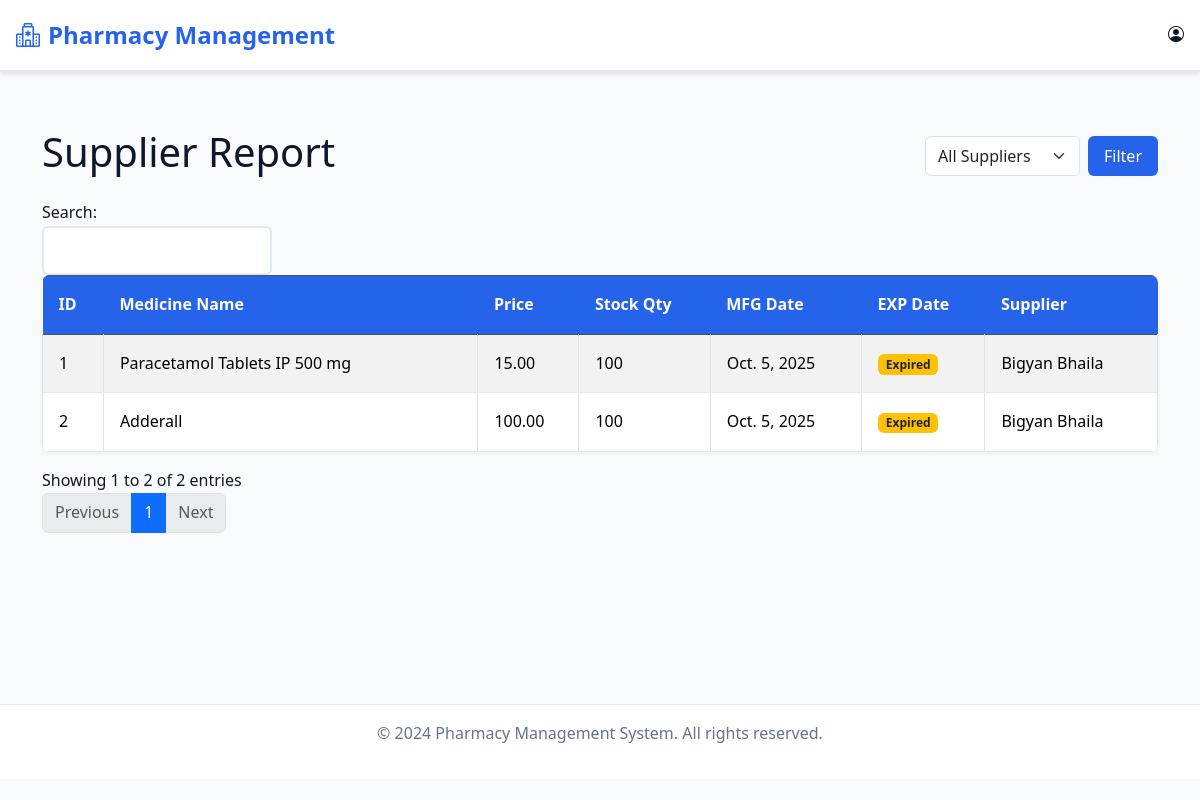
Before: /supplier/supplier_report/ with the older database file.
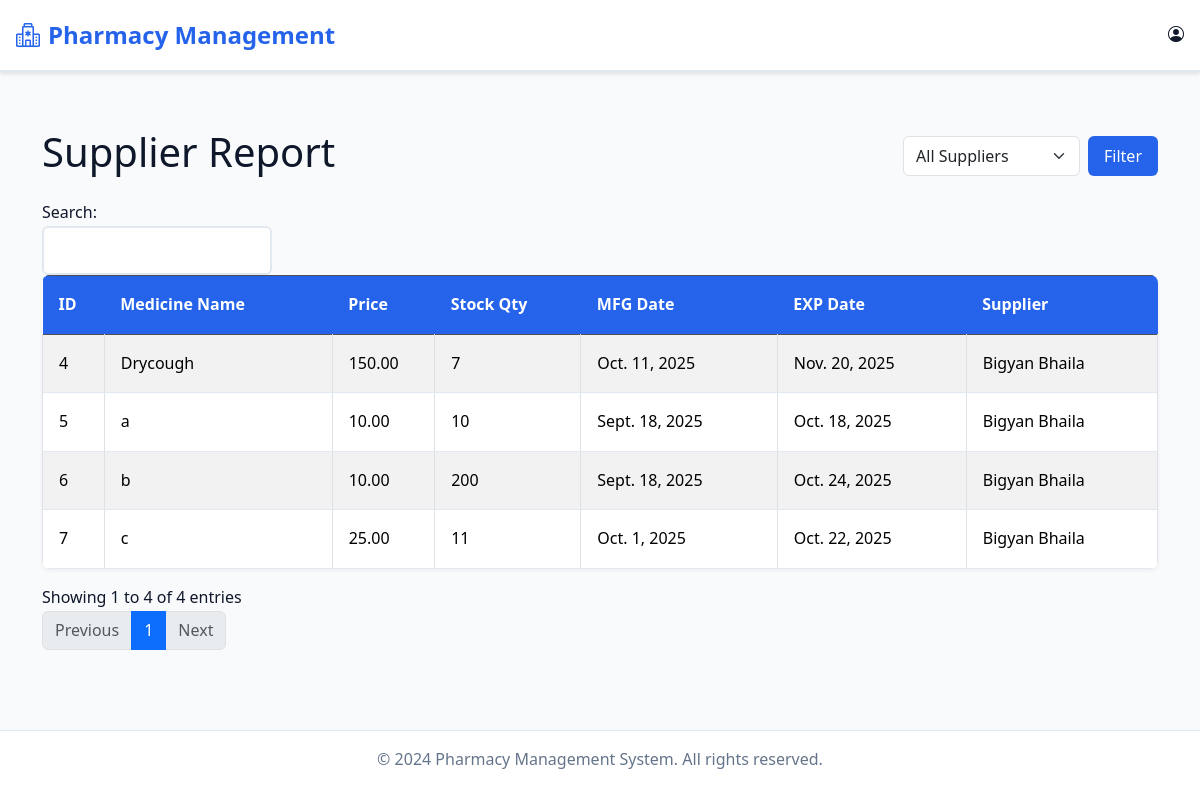
After: the same page with the newer database file.
### medicine/models.py (models this page shows, shortened)
class Medicine(models.Model):
    medicine_id = models.AutoField(primary_key=True)   # custom PK
    name = models.CharField(max_length=100)
    brand_name = models.CharField(max_length=100)
    CATEGORY_CHOICES = [
        ("tablet/capsule", "Tablet/Capsule"),
        ("liquid", "Liquid"),
        ("patch", "Patch"),
        ("cream", "Topical Cream"),
    ]
    category = models.CharField(max_length=20, choices=CATEGORY_CHOICES, default="tablet/capsule")
    mfg_date = models.DateField()
    exp_date = models.DateField()
    price = models.DecimalField(max_digits=10, decimal_places=2)
    stock_qty = models.PositiveIntegerField(default=0)
    supplier = models.ForeignKey(Supplier, on_delete=models.CASCADE, related_name="medicines")

### supplier/models.py (models this page shows, shortened)
class Supplier(models.Model):
    id = models.AutoField(primary_key=True)   # auto increment id
    name = models.CharField(max_length=100)
    contact = models.CharField(max_length=20)
    address = models.TextField()

### supplier/views.py (the view)
# urls.py: path('supplier_report/', views.supplier_report, name='supplier_report'),
def supplier_report(request):
    today = timezone.now().date()
    supplier_id = request.GET.get('supplier')
    if supplier_id:
        medicines = Medicine.objects.filter(supplier_id=supplier_id).select_related('supplier')
    else:
        medicines = Medicine.objects.all().select_related('supplier')
    suppliers = Supplier.objects.all()
    context = {
        'medicines': medicines,
        'suppliers': suppliers,
        'selected_supplier': int(supplier_id) if supplier_id else None,
        'today': today
    }
    return render(request, 'admin/supplier/supplier_report.html', context)

### templates/admin/supplier/supplier_report.html (shortened to what this page needs)
{% extends 'admin/base.html' %}
{% block content %}
<div class="container mt-4">
    <div class="d-flex justify-content-between align-items-center mb-3">
        <h1>Supplier Report</h1>
        <form method="get" class="d-flex">
            <select name="supplier" class="form-select me-2">
                <option value="">All Suppliers</option>
            </select>
            <button class="btn btn-primary">Filter</button>
        </form>
    </div>
    <table id="supplierTable" class="table table-striped table-bordered">
        <thead class="table-dark">
            <tr>
                <th>ID</th>
                <th>Medicine Name</th>
                <th>Price</th>
                <th>Stock Qty</th>
                <th>MFG Date</th>
                <th>EXP Date</th>
                <th>Supplier</th>
            </tr>
        </thead>
        <tbody>
            {% for med in medicines %}
            <tr>
                <td>{{ med.medicine_id }}</td>
                <td>{{ med.name }}</td>
                <td>{{ med.price }}</td>
                <td>
                    {% if med.stock_qty <= 0 %}
                        <span class="badge bg-danger">Out of Stock</span>
                    {% else %}
                        {{ med.stock_qty }}
                    {% endif %}
                </td>
                <td>{{ med.mfg_date }}</td>
                <td>
                    {% if med.exp_date < today %}
                        <span class="badge bg-warning text-dark">Expired</span>
                    {% else %}
                        {{ med.exp_date }}
                    {% endif %}
                </td>
                <td>{{ med.supplier.name }}</td>
            </tr>
            {% empty %}
            <tr>
                <td colspan="9" class="text-center">No data available.</td>
            </tr>
            {% endfor %}
        </tbody>
    </table>
</div>
{% endblock %}

Changed rows visible on the page:
removed Medicine: medicine_id "1", name "Paracetamol Tablets IP 500 mg", price "15.00", stock_qty "100", mfg_date "Oct. 5, 2025", exp_date "Expired", supplier.name "Bigyan Bhaila"
removed Medicine: medicine_id "2", name "Adderall", price "100.00", stock_qty "100", mfg_date "Oct. 5, 2025", exp_date "Expired", supplier.name "Bigyan Bhaila"
added Medicine: medicine_id "4", name "Drycough", price "150.00", stock_qty "7", mfg_date "Oct. 11, 2025", exp_date "Nov. 20, 2025", supplier.name "Bigyan Bhaila"
added Medicine: medicine_id "5", name "a", price "10.00", stock_qty "10", mfg_date "Sept. 18, 2025", exp_date "Oct. 18, 2025", supplier.name "Bigyan Bhaila"
added Medicine: medicine_id "6", name "b", price "10.00", stock_qty "200", mfg_date "Sept. 18, 2025", exp_date "Oct. 24, 2025", supplier.name "Bigyan Bhaila"
added Medicine: medicine_id "7", name "c", price "25.00", stock_qty "11", mfg_date "Oct. 1, 2025", exp_date "Oct. 22, 2025", supplier.name "Bigyan Bhaila"
Other visible differences:
text written by a page script: "Search: Showing 1 to 2 of 2 entries Previous 1 Next" → "Search: Showing 1 to 4 of 4 entries Previous 1 Next"
